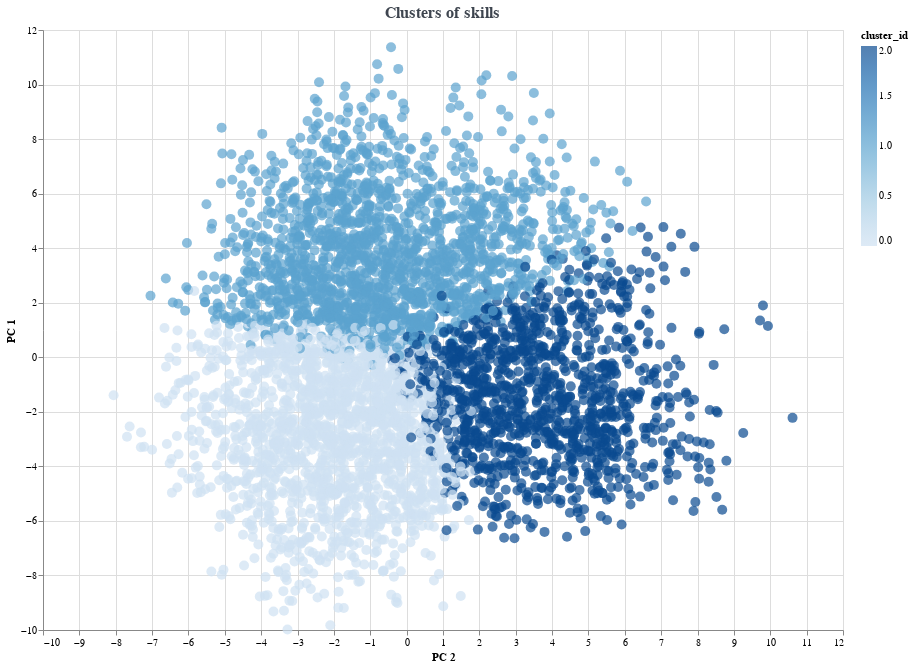

The notebook cell this image was saved under:
### Code cell
height=600
    width=800
    # Create scatter plot to display death and confirmed cases by countries
    scat=alt.Chart(df_k).mark_circle(size=100).encode(
        y=alt.Y("principal component 1", axis=alt.Axis(format='f', title='PC 1')),
        x=alt.X("principal component 2",axis=alt.Axis(format='f', title='PC 2')),
        #color=alt.condition(select_country,alt.value("red"),alt.value("#66B2FF")),
        color='cluster_id',
        tooltip=["skills"]
    ).properties(
        height=height, width=width,
        title = alt.TitleParams(text = 'Clusters of skills',
                                anchor='middle',
                                font = 'Ubuntu Mono', 
                                fontSize = 16, 
                                color = '#3E454F', 
                                )
    )
    scat

### Figure 1 — Vega-Lite specification as saved in the notebook (floating-point values rounded to 4 significant figures; data arrays with more than 128 entries replaced by an {"elided": "..."} marker saying what was removed)
{"config": {"view": {"continuousWidth": 400, "continuousHeight": 300}}, "data": {"name": "data-ae0e3d4eaf81847c6f29d2ccedf18c1c"}, "mark": {"type": "circle", "size": 100}, "encoding": {"color": {"type": "quantitative", "field": "cluster_id"}, "tooltip": [{"type": "nominal", "field": "skills"}], "x": {"type": "quantitative", "axis": {"format": "f", "title": "PC 2"}, "field": "principal component 2"}, "y": {"type": "quantitative", "axis": {"format": "f", "title": "PC 1"}, "field": "principal component 1"}}, "height": 600, "title": {"text": "Clusters of skills", "anchor": "middle", "color": "#3E454F", "font": "Ubuntu Mono", "fontSize": 16}, "width": 800, "$schema": "https://vega.github.io/schema/vega-lite/v4.8.1.json", "datasets": {"data-ae0e3d4eaf81847c6f29d2ccedf18c1c": {"elided": "4686 records"}}}
